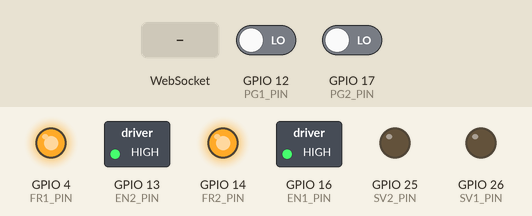
Simulated run of this sketch. Board: ESP32. Parts: switched loads named in the sketch (green lamp = pin HIGH), output pins drawn as LEDs (lit = HIGH). The inputs (shaded band) are chosen by the test bench; at power-on: GPIO 12 (PG1_PIN) LOW, GPIO 17 (PG2_PIN) LOW. What the sketch prints to the serial monitor is not drawn.

Above: at 1.2 s.
1.3 s: WebSocket text "GET /generate_204" received
2.8 s: WebSocket text "5" received
Timing chart, 0 to 5.8 s (numbered marks = the images above; inputs shaded):
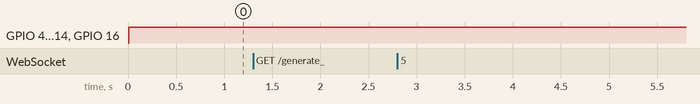

Measured:
- after the input at 1.3 s, every drawn part: stays the same
- after the input at 2.8 s, every drawn part: stays the same

The sketch:

DriverWeb_v10.ino
```cpp
#include <WiFi.h>
#include <WiFiClient.h>
#include <WiFiAP.h>
#include <DNSServer.h>
#include <WebSocketsServer.h>
#include <ArduinoJson.h>
#include <Arduino.h>

// Définition des broches moteurs
#define PWM_CHANNEL_1 0
#define PWM_CHANNEL_2 1
#define PWM_FREQ 1000
#define PWM_RESOLUTION 8
#define SV1_PIN 26  // Signal vitesse moteur 1. D3
#define SV2_PIN 25  // Signal vitesse moteur 2. D2
#define FR1_PIN 4  // Sens moteur 1. D12
#define FR2_PIN 14  // Sens moteur 2. D6
#define EN1_PIN 16  // Activation moteur 1. D11
#define EN2_PIN 13  // Activation moteur 2. D7
#define PG1_PIN 12   // Retour vitesse moteur 1. D13
#define PG2_PIN 17   // Retour vitesse moteur 2. D10
#define NUM_POLE_PAIRS 2

// Nom et mot de passe du Wi-Fi
const char *ssid = "ESP32_BB8";
const char *password = "StarWars"; // Au moins 8 caractères obligatoires !

// Adresse IP du point d'accès
IPAddress apIP(192, 168, 4, 1);
IPAddress netMsk(255, 255, 255, 0);

// Serveur DNS
DNSServer dnsServer;

// Serveur HTTP et WebSocket
WiFiServer server(80);
WebSocketsServer webSocket(81);

// Variables moteurs et de contrôle
volatile unsigned long pulseCount1 = 0, pulseCount2 = 0;
unsigned long lastRPMTime = 0;
float rpm1 = 0, rpm2 = 0;
const unsigned long rpmInterval = 100;
int speedY = 0, speedX = 0;  // Ces variables seront mises à jour via WebSocket
int currentSpeedY = 0;      // Vitesse actuelle moteur 1
const int rampStep = 5;     // Incrément de rampe (vitesse de transition)
unsigned long previousMillis = 0;
const int rampInterval = 20; // temps entre chaque incrément (en ms)

// Page HTML simplifiée pour tester la connexion
const char *Accueil = R"rawliteral(
<!DOCTYPE html>
<html>
    <head>
        <meta charset="UTF-8">
        <meta name="viewport" content="width=device-width, initial-scale=1.0">
        <title>Accueil BB-8</title>
    </head>

    <body style="font-family: Arial;
    text-align: center;
    padding: 20px;
    width: 70%;
    height: 25%;

    position: absolute;
    top: 25%;
    left: 8%;

    border: 2px solid #ccc;
    border-radius: 10px;
    box-shadow: 4px 4px 10px rgba(0, 0, 0, 0.2);
    background-color: white;
    font-size: 16px;">
        <h1>Bienvenue sur le controleur BB8</h1>
        <a href="/Joystick" style="display: inline-block;
        padding: 10px 20px;
        background-color: #ff9900;
        color: #ffffff;
        text-decoration: none;
        border-radius: 5px;
        font-size: large;">Accéder au Joystick</a>
    </body>
</html>
)rawliteral";

const char *Joystick = R"rawliteral(
<!DOCTYPE html>
<html lang="fr">
  <head>
    <meta charset="UTF-8">
    <meta name="viewport" content="width=device-width, initial-scale=1.0">
    <title>Contrôle BB-8</title>
    <style>
      body {
        font-family: Arial, sans-serif;
        text-align: center;
        background-color: white;
        color: #080808;
        margin: 0;
        padding: 20px;
      }
      h1 {
        margin-bottom: 30px;
      }
      .controls {
        display: flex;
        justify-content: center;
        align-items: center;
        gap: 40px;
      }
      .joystick {
        display: flex;
        flex-direction: column;
        align-items: center;
        gap: 15px;
      }
      input[type=range] {
        -webkit-appearance: none;
        appearance: none;
        width: 40px;       /* largeur totale du slider */
        height: 300px;
        background: transparent;
        margin: 0;
        padding: 0;
        position: relative;
      }

      /* Track - barre verticale plus épaisse */
      input[type=range]::-webkit-slider-runnable-track {
        width: 8px;            /* épaisseur de la barre */
        height: 100%;
        background: #ff9900;
        border-radius: 4px;
        margin: 0 auto;        /* centre horizontal */
      }

      /* Pouce (thumb) */
      input[type=range]::-webkit-slider-thumb {
        -webkit-appearance: none;
        appearance: none;
        width: 28px;            /* diamètre du curseur */
        height: 28px;
        background: white;
        border: 2px solid #333;
        border-radius: 50%;
        margin-left: -10px;     /* recentre horizontalement le pouce sur la barre */
        cursor: pointer;
        position: relative;
        z-index: 1;
        box-shadow: 0 0 4px rgba(0,0,0,0.3);
      }

      /* Firefox Track */
      input[type=range]::-moz-range-track {
        width: 8px;
        height: 300px;
        background: #ff9900;
        border-radius: 4px;
        margin: 0 auto;
      }

      /* Firefox Thumb */
      input[type=range]::-moz-range-thumb {
        width: 28px;
        height: 28px;
        background: white;
        border: 2px solid #333;
        border-radius: 50%;
        cursor: pointer;
        position: relative;
        z-index: 1;
        box-shadow: 0 0 4px rgba(0,0,0,0.3);
      }

      /* Important : orientation verticale */
      input[type=range] {
        writing-mode: bt-lr;  /* de bas en haut */
        -webkit-appearance: slider-vertical;
      }

      .buttons {
        display: flex;
        flex-direction: column;
        gap: 20px;
      }
      button {
        padding: 25px 40px;
        font-size: 28px;
        background-color: #ff9900;
        color: white;
        border: none;
        border-radius: 10px;
        cursor: pointer;
        transition: background-color 0.2s;
        user-select: none;
        -webkit-user-select: none;
        -webkit-touch-callout: none;
        touch-action: manipulation;
      }
      button:active {
        background-color: #ff9900;
      }
      svg {
        width: 100px;
        height: 100px;
        margin-top: 30px;
      }
      html, body {
        overflow: hidden;
        height: 100%;
        margin: 0;
        padding: 0;
      }
    </style>
  </head>
<body>
  <h1>Contrôle BB-8</h1>
  <div class="controls">
    <div class="buttons">
      <button
        id="leftButton"
        draggable="false"
        ontouchstart="startMove(-100, 0)"
        ontouchend="stopMove()"
        onmousedown="startMove(-100, 0)"
        onmouseup="stopMove()"
      >Gauche</button>

      <button
        id="rightButton"
        draggable="false"
        ontouchstart="startMove(100, 0)"
        ontouchend="stopMove()"
        onmousedown="startMove(100, 0)"
        onmouseup="stopMove()"
      >Droite</button>

    </div>
    <div class="joystick">
      <input id="ySlider" type="range" min="-100" max="100" value="0" oninput="updateY(this.value)" />
      <label>Avant / Arrière</label>
    </div>
  </div>

  <script>
    let socket;
    let xValue = 0;
    let yValue = 0;
    let sendInterval;

    window.onload = () => {
      socket = new WebSocket("ws://" + location.hostname + ":81");
      socket.onopen = () => {
        console.log("WebSocket connecté !");
        sendInterval = setInterval(sendJoystickData, 100); // ENVOI RÉGULIER
      };
      socket.onerror = e => console.error("Erreur WebSocket:", e);

      // Empêche scroll lors du toucher des boutons
      const leftButton = document.getElementById("leftButton");
      const rightButton = document.getElementById("rightButton");
      [leftButton, rightButton].forEach(button => {
        button.addEventListener("touchstart", e => e.preventDefault(), { passive: false });
      });
      // Reset du joystick à 0 quand on relâche
      const ySlider = document.getElementById("ySlider");
      const resetJoystick = () => {
        ySlider.value = 0;
        updateY(0);
      };
      ySlider.addEventListener("mouseup", resetJoystick);
      ySlider.addEventListener("touchend", resetJoystick);
    };

    function updateY(val) {
      yValue = parseInt(val);

      // Récupère l'élément slider
      const ySlider = document.getElementById("ySlider");

      // Calcule la progression entre 0 et 1
      const progress = (val - ySlider.min) / (ySlider.max - ySlider.min);

      // Met à jour le dégradé vertical de la barre
      ySlider.style.background = `linear-gradient(to top, blue ${progress * 100}%, #ddd ${progress * 100}%)`;

      sendJoystickData();
    }

    function startMove(x, y) {
      xValue = x;
      yValue = yValue; // garde la valeur actuelle
      sendJoystickData();
      if (sendInterval) clearInterval(sendInterval);{
        sendInterval = setInterval(sendJoystickData, 100);
      }
    }

    function stopMove() {
      xValue = 0;
      sendJoystickData();
      clearInterval(sendInterval);
    }

    function getSpeedColor(x, y) {
      const speed = Math.sqrt(x * x + y * y); // 0 à ~141
      const normalized = Math.min(speed / 141, 1);
      const r = Math.round(46 + normalized * (231 - 46));   // 46 → 231
      const g = Math.round(204 - normalized * (204 - 76));  // 204 → 76
      const b = Math.round(113 - normalized * (113 - 60));  // 113 → 60
      return `rgb(${r}, ${g}, ${b})`;
    }

    function sendJoystickData() {
      if (!socket || socket.readyState !== WebSocket.OPEN) return;
      const data = { x: xValue, y: yValue };
      socket.send(JSON.stringify(data));
    }
  </script>
</body>
</html>
)rawliteral";


// Prototypes des fonctions utilisées
void webSocketEvent(uint8_t num, WStype_t type, uint8_t *payload, size_t length);
void updateRPM();
void updateMotors();
void updateRampSpeedY();

// Gestion des interruptions pour le comptage des pulses
void IRAM_ATTR onPulse1() { pulseCount1++; }
void IRAM_ATTR onPulse2() { pulseCount2++; }

void setup() {
    Serial.begin(115200);
    Serial.println("\n Démarrage de l'ESP32...");

    // Forcer l'ESP32 en mode Point d'accès (AP)
    WiFi.mode(WIFI_AP);
    WiFi.softAPConfig(apIP, apIP, netMsk);

    // Démarrer le point d'accès Wi-Fi
    if (WiFi.softAP(ssid, password)) {
        Serial.println("Point d'accès activé !");
        Serial.print("SSID : ");
        Serial.println(ssid);
        Serial.print("Adresse IP : ");
        Serial.println(WiFi.softAPIP());
    } else {
        Serial.println("Échec de la création du point d'accès !");
        return;
    }

    // Démarrer le serveur DNS
    dnsServer.start(53, "*", apIP);

    // Démarrer le serveur Web et WebSocket
    server.begin();
    webSocket.begin();
    webSocket.onEvent(webSocketEvent);

    Serial.println("Serveur Web et WebSocket démarrés.");

    // Configuration des moteurs
    ledcSetup(PWM_CHANNEL_1, PWM_FREQ, PWM_RESOLUTION);
    ledcSetup(PWM_CHANNEL_2, PWM_FREQ, PWM_RESOLUTION);
    ledcAttachPin(SV1_PIN, PWM_CHANNEL_1);
    ledcAttachPin(SV2_PIN, PWM_CHANNEL_2);
    pinMode(FR1_PIN, OUTPUT);
    pinMode(FR2_PIN, OUTPUT);
    pinMode(EN1_PIN, OUTPUT);
    pinMode(EN2_PIN, OUTPUT);
    pinMode(PG1_PIN, INPUT);
    pinMode(PG2_PIN, INPUT);
    attachInterrupt(digitalPinToInterrupt(PG1_PIN), onPulse1, RISING);
    attachInterrupt(digitalPinToInterrupt(PG2_PIN), onPulse2, RISING);
}

void loop() {
    dnsServer.processNextRequest();
    webSocket.loop();
    updateRPM();
    updateRampSpeedY();  // Rampe non bloquante
    updateMotors();

    WiFiClient client = server.available();
    if (client) {
        String request = "";
        while (client.connected()) {
            if (client.available()) {
                char c = client.read();
                request += c;
                if (c == '\n' && request.endsWith("\r\n\r\n")) {
                break;
                }
                if (c == '\n') {
                    if (request.indexOf("GET /generate_204") >= 0 ||
                        request.indexOf("GET /hotspot-detect.html") >= 0 ||
                        request.indexOf("GET /ncsi.txt") >= 0) {

                        client.println("HTTP/1.1 302 Found");
                        client.println("Location: http://192.168.4.1/");
                        client.println("Connection: close");
                        client.println();
                        client.stop();
                        return;
                    }

                    if (request.indexOf("GET /Joystick") >= 0) {
                        client.println("HTTP/1.1 200 OK");
                        client.println("Content-type:text/html");
                        client.println();
                        client.print(Joystick);
                    } else {
                        client.println("HTTP/1.1 200 OK");
                        client.println("Content-type:text/html");
                        client.println();
                        client.print(Accueil);
                    }
                    client.println();
                    break;
                }
            }
        }
        client.stop();
    }
}

void updateRPM() {  //Calcule la vitesse réelle des moteurs (en RPM) à partir des pulses.
    unsigned long currentTime = millis();  // Récupère le temps actuel en millisecondes
    if (currentTime - lastRPMTime >= rpmInterval) {  // Vérifie si l'intervalle de temps est écoulé depuis la dernière mise à jour
        float dt = (currentTime - lastRPMTime) / 1000.0;  // Calcule le temps écoulé (en secondes) depuis la dernière mesure

        // Désactive les interruptions pour éviter des modifications concurrentes du compteur de pulses
        noInterrupts();
        unsigned long pulses1 = pulseCount1;  // Copie le nombre de pulses du moteur 1
        pulseCount1 = 0;                      // Réinitialise le compteur
        interrupts();                         // Réactive les interruptions

        noInterrupts();
        unsigned long pulses2 = pulseCount2;  // Idem pour le moteur 2
        pulseCount2 = 0;
        interrupts();

        // Calcule la vitesse de rotation (RPM) pour chaque moteur
        // Formule : (nombre de pulses / durée en secondes) * 60 secondes / (3 * nombre de paires de pôles)
        rpm1 = (pulses1 / dt * 60.0) / (3.0 * NUM_POLE_PAIRS);
        rpm2 = (pulses2 / dt * 60.0) / (3.0 * NUM_POLE_PAIRS);

        // Affiche les valeurs de RPM dans la console série pour le débogage
        //Serial.printf("M1: %.2f RPM | M2: %.2f RPM\n", rpm1, rpm2);

        lastRPMTime = currentTime;  // Met à jour le temps de dernière mesure
    }
}


void updateMotors() {  //Applique les consignes de vitesse et de direction aux moteurs.
    // Contrôle du moteur 1 (avance/recul) avec vitesse progressive via currentSpeedY
    // Détermine le sens de rotation (avant ou arrière)
    digitalWrite(FR1_PIN, currentSpeedY >= 0 ? HIGH : LOW);
    // Active ou désactive le moteur (LOW pour activer selon le câblage)
    digitalWrite(EN1_PIN, currentSpeedY != 0 ? LOW : HIGH);
    // Envoie un signal PWM pour ajuster la vitesse
    ledcWrite(PWM_CHANNEL_1, constrain(abs(currentSpeedY), 0, 255));

    // Contrôle du moteur 2 (gauche/droite), sans rampe, directement selon speedX
    digitalWrite(FR2_PIN, speedX >= 0 ? HIGH : LOW);
    digitalWrite(EN2_PIN, speedX != 0 ? LOW : HIGH);
    ledcWrite(PWM_CHANNEL_2, constrain(abs(speedX), 0, 255));
}


void updateRampSpeedY() {  //Permet une montée ou descente progressive de la vitesse sur l'axe Y pour éviter les à-coups.
    unsigned long currentMillis = millis();  // Récupère le temps actuel
    if (currentMillis - previousMillis >= rampInterval) {  // Vérifie si le temps de lissage est écoulé
        previousMillis = currentMillis;  // Met à jour le temps de la dernière rampe

        // Augmente progressivement la vitesse actuelle vers la consigne (accélération douce)
        if (currentSpeedY < speedY) {
            currentSpeedY += rampStep;
            if (currentSpeedY > speedY) currentSpeedY = speedY;  // Ne pas dépasser la cible
        }
        // Diminue progressivement la vitesse actuelle vers la consigne (décélération douce)
        else if (currentSpeedY > speedY) {
            currentSpeedY -= rampStep;
            if (currentSpeedY < speedY) currentSpeedY = speedY;  // Ne pas descendre en dessous de la cible
        }
    }
}


// Fonction appelée automatiquement lorsqu'un événement WebSocket survient
void webSocketEvent(uint8_t num, WStype_t type, uint8_t *payload, size_t length) {
    if (type == WStype_TEXT) {  // Si le message reçu est un texte (JSON dans notre cas)

        // Création d’un document JSON statique pour parser le message
        StaticJsonDocument<128> doc;

        // Tentative de désérialisation du message JSON reçu
        DeserializationError error = deserializeJson(doc, payload, length);

        if (!error) {  // Si le parsing JSON a réussi

            // Lecture des valeurs "x" et "y" dans le message JSON
            int x = doc["x"];  // Valeur de commande horizontale (gauche/droite)
            int y = doc["y"];  // Valeur de commande verticale (avant/arrière)

            // Conversion (mapping) des valeurs -100 à 100 vers des valeurs PWM utilisables
            // Moteur 2 : rotation gauche/droite
            speedX = map(x, -100, 100, -255, 255);

            // Moteur 1 : déplacement avant/arrière (plage réduite volontairement)
            speedY = map(y, -100, 100, -51, 51);  // Limitation de la vitesse max pour éviter d’aller trop vite

            // Affichage des valeurs reçues et des commandes PWM pour débogage
            Serial.printf("Reçu -> x: %d, y: %d\n", x, y);
            Serial.printf("PWM -> M1: %d | M2: %d\n", abs(speedY), abs(speedX));
        } else {
            // Message d'erreur si le parsing JSON échoue
            Serial.println("Erreur de parsing JSON");
         }
    }
    else {
        // Gestion d'autres types de messages WebSocket (ex: binaires, ping/pong, etc.)
        Serial.printf("WebSocket non géré: %d\n", type);
    }
}
```
